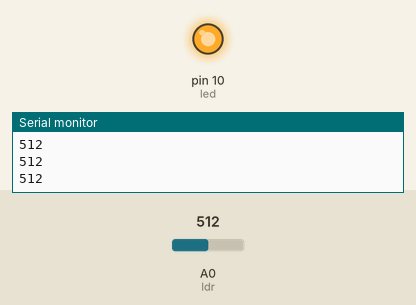
The sketch below on a simulated Arduino Uno, built with avr-gcc and run on an emulated ATmega328P. Parts: output pins drawn as LEDs (lit = HIGH), the last lines printed to the serial monitor. The inputs (shaded band) are chosen by the test bench; at power-on: A0 (ldr) = 512.

Above: at 1.2 s.
1.3 s: A0 (ldr) set to 122
At 2.6 s:
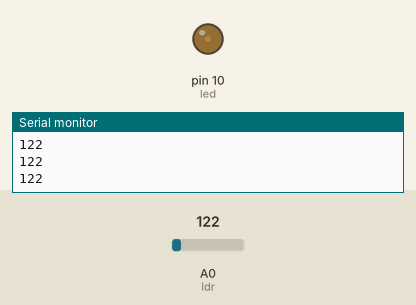
2.9 s: A0 (ldr) set to 306
At 4.0 s:
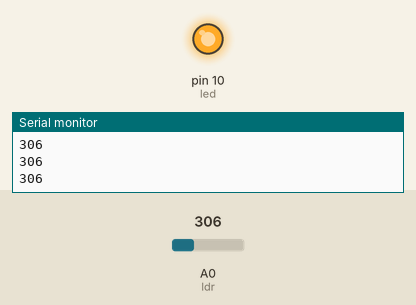
Timing chart, 0 to 5.9 s (numbered marks = the images above; inputs shaded):
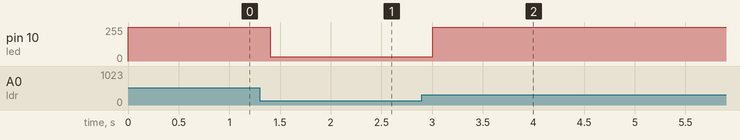

The sketch:

Night_Lamp.ino
```cpp
//Code Written By RAJDEEP BARUAH

int led=10;
int sensorValue=0;
int ldr =A0;
int val=0;
void setup()
{
  //put your setup code here,to run once;
  Serial.begin(9600);
  pinMode(led,OUTPUT);
}

void loop()
{
  //put your main code here, to run repeatedly:
  sensorValue=analogRead(ldr);

  Serial.println(sensorValue);
  val = (255-sensorValue)/4;
  analogWrite(led,val);
  delay(200);
}
```

Measured:
- after the input at 1.3 s, pin 10 (led): 255/255 → 33/255 after 0.10 s
- after the input at 2.9 s, pin 10 (led): 33/255 → 255/255 after 0.10 s
